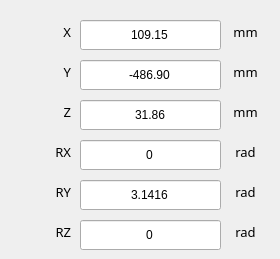
    <widget class="QWidget" name="tab_target">
     <attribute name="title">
      <string>目标姿态</string>
     </attribute>
     <widget class="QLabel" name="label_31">
      <property name="geometry">
       <rect>
        <x>40</x>
        <y>100</y>
        <width>31</width>
        <height>24</height>
       </rect>
      </property>
      <property name="font">
       <font>
        <family>PingFang SC</family>
        <pointsize>10</pointsize>
        <weight>50</weight>
        <italic>false</italic>
        <bold>false</bold>
       </font>
      </property>
      <property name="text">
       <string>Z</string>
      </property>
      <property name="alignment">
       <set>Qt::AlignRight|Qt::AlignTrailing|Qt::AlignVCenter</set>
      </property>
     </widget>
     <widget class="QLabel" name="label_32">
      <property name="geometry">
       <rect>
        <x>40</x>
        <y>20</y>
        <width>31</width>
        <height>24</height>
       </rect>
      </property>
      <property name="font">
       <font>
        <family>PingFang SC</family>
        <pointsize>10</pointsize>
        <weight>50</weight>
        <italic>false</italic>
        <bold>false</bold>
       </font>
      </property>
      <property name="text">
       <string>X</string>
      </property>
      <property name="alignment">
       <set>Qt::AlignRight|Qt::AlignTrailing|Qt::AlignVCenter</set>
      </property>
     </widget>
     <widget class="QLabel" name="label_33">
      <property name="geometry">
       <rect>
        <x>220</x>
        <y>220</y>
        <width>51</width>
        <height>24</height>
       </rect>
      </property>
      <property name="font">
       <font>
        <family>PingFang SC</family>
        <pointsize>10</pointsize>
        <weight>50</weight>
        <italic>false</italic>
        <bold>false</bold>
       </font>
      </property>
      <property name="text">
       <string>rad</string>
      </property>
      <property name="alignment">
       <set>Qt::AlignCenter</set>
      </property>
     </widget>
     <widget class="QLineEdit" name="lineEdit_Z_target">
      <property name="geometry">
       <rect>
        <x>80</x>
        <y>100</y>
        <width>141</width>
        <height>30</height>
       </rect>
      </property>
      <property name="text">
       <string>31.86</string>
      </property>
      <property name="alignment">
       <set>Qt::AlignCenter</set>
      </property>
      <property name="readOnly">
       <bool>false</bool>
      </property>
     </widget>
     <widget class="QLabel" name="label_34">
      <property name="geometry">
       <rect>
        <x>40</x>
        <y>220</y>
        <width>31</width>
        <height>24</height>
       </rect>
      </property>
      <property name="font">
       <font>
        <family>PingFang SC</family>
        <pointsize>10</pointsize>
        <weight>50</weight>
        <italic>false</italic>
        <bold>false</bold>
       </font>
      </property>
      <property name="text">
       <string>RZ</string>
      </property>
      <property name="alignment">
       <set>Qt::AlignRight|Qt::AlignTrailing|Qt::AlignVCenter</set>
      </property>
     </widget>
     <widget class="QLineEdit" name="lineEdit_Y_target">
      <property name="geometry">
       <rect>
        <x>80</x>
        <y>60</y>
        <width>141</width>
        <height>30</height>
       </rect>
      </property>
      <property name="text">
       <string>-486.90</string>
      </property>
      <property name="alignment">
       <set>Qt::AlignCenter</set>
      </property>
      <property name="readOnly">
       <bool>false</bool>
      </property>
     </widget>
     <widget class="QLabel" name="label_35">
      <property name="geometry">
       <rect>
        <x>220</x>
        <y>100</y>
        <width>51</width>
        <height>24</height>
       </rect>
      </property>
      <property name="font">
       <font>
        <family>PingFang SC</family>
        <pointsize>10</pointsize>
        <weight>50</weight>
        <italic>false</italic>
        <bold>false</bold>
       </font>
      </property>
      <property name="text">
       <string>mm</string>
      </property>
      <property name="alignment">
       <set>Qt::AlignCenter</set>
      </property>
     </widget>
     <widget class="QLabel" name="label_36">
      <property name="geometry">
       <rect>
        <x>40</x>
        <y>60</y>
        <width>31</width>
        <height>24</height>
       </rect>
      </property>
      <property name="font">
       <font>
        <family>PingFang SC</family>
        <pointsize>10</pointsize>
        <weight>50</weight>
        <italic>false</italic>
        <bold>false</bold>
       </font>
      </property>
      <property name="text">
       <string>Y</string>
      </property>
      <property name="alignment">
       <set>Qt::AlignRight|Qt::AlignTrailing|Qt::AlignVCenter</set>
      </property>
     </widget>
     <widget class="QLineEdit" name="lineEdit_X_target">
      <property name="geometry">
       <rect>
        <x>80</x>
        <y>20</y>
        <width>141</width>
        <height>30</height>
       </rect>
      </property>
      <property name="text">
       <string>109.15</string>
      </property>
      <property name="alignment">
       <set>Qt::AlignCenter</set>
      </property>
      <property name="readOnly">
       <bool>false</bool>
      </property>
     </widget>
     <widget class="QLabel" name="label_37">
      <property name="geometry">
       <rect>
        <x>40</x>
        <y>180</y>
        <width>31</width>
        <height>24</height>
       </rect>
      </property>
      <property name="font">
       <font>
        <family>PingFang SC</family>
        <pointsize>10</pointsize>
        <weight>50</weight>
        <italic>false</italic>
        <bold>false</bold>
       </font>
      </property>
      <property name="text">
       <string>RY</string>
      </property>
      <property name="alignment">
       <set>Qt::AlignRight|Qt::AlignTrailing|Qt::AlignVCenter</set>
      </property>
     </widget>
     <widget class="QLabel" name="label_38">
      <property name="geometry">
       <rect>
        <x>40</x>
        <y>140</y>
        <width>31</width>
        <height>24</height>
       </rect>
      </property>
      <property name="font">
       <font>
        <family>PingFang SC</family>
        <pointsize>10</pointsize>
        <weight>50</weight>
        <italic>false</italic>
        <bold>false</bold>
       </font>
      </property>
      <property name="text">
       <string>RX</string>
      </property>
      <property name="alignment">
       <set>Qt::AlignRight|Qt::AlignTrailing|Qt::AlignVCenter</set>
      </property>
     </widget>
     <widget class="QLabel" name="label_39">
      <property name="geometry">
       <rect>
        <x>220</x>
        <y>20</y>
        <width>51</width>
        <height>24</height>
       </rect>
      </property>
      <property name="font">
       <font>
        <family>PingFang SC</family>
        <pointsize>10</pointsize>
        <weight>50</weight>
        <italic>false</italic>
        <bold>false</bold>
       </font>
      </property>
      <property name="text">
       <string>mm</string>
      </property>
      <property name="alignment">
       <set>Qt::AlignCenter</set>
      </property>
     </widget>
     <widget class="QLineEdit" name="lineEdit_RZ_target">
      <property name="geometry">
       <rect>
        <x>80</x>
        <y>220</y>
        <width>141</width>
        <height>30</height>
       </rect>
      </property>
      <property name="text">
       <string>0</string>
      </property>
      <property name="alignment">
       <set>Qt::AlignCenter</set>
      </property>
      <property name="readOnly">
       <bool>false</bool>
      </property>
     </widget>
     <widget class="QLineEdit" name="lineEdit_RX_target">
      <property name="geometry">
       <rect>
        <x>80</x>
        <y>140</y>
        <width>141</width>
        <height>30</height>
       </rect>
      </property>
      <property name="text">
       <string>0</string>
      </property>
      <property name="alignment">
       <set>Qt::AlignCenter</set>
      </property>
      <property name="readOnly">
       <bool>false</bool>
      </property>
     </widget>
     <widget class="QLabel" name="label_40">
      <property name="geometry">
       <rect>
        <x>220</x>
        <y>60</y>
        <width>51</width>
        <height>24</height>
       </rect>
      </property>
      <property name="font">
       <font>
        <family>PingFang SC</family>
        <pointsize>10</pointsize>
        <weight>50</weight>
        <italic>false</italic>
        <bold>false</bold>
       </font>
      </property>
      <property name="text">
       <string>mm</string>
      </property>
      <property name="alignment">
       <set>Qt::AlignCenter</set>
      </property>
     </widget>
     <widget class="QLabel" name="label_41">
      <property name="geometry">
       <rect>
        <x>220</x>
        <y>140</y>
        <width>51</width>
        <height>24</height>
       </rect>
      </property>
      <property name="font">
       <font>
        <family>PingFang SC</family>
        <pointsize>10</pointsize>
        <weight>50</weight>
        <italic>false</italic>
        <bold>false</bold>
       </font>
      </property>
      <property name="text">
       <string>rad</string>
      </property>
      <property name="alignment">
       <set>Qt::AlignCenter</set>
      </property>
     </widget>
     <widget class="QLabel" name="label_42">
      <property name="geometry">
       <rect>
        <x>220</x>
        <y>180</y>
        <width>51</width>
        <height>24</height>
       </rect>
      </property>
      <property name="font">
       <font>
        <family>PingFang SC</family>
        <pointsize>10</pointsize>
        <weight>50</weight>
        <italic>false</italic>
        <bold>false</bold>
       </font>
      </property>
      <property name="text">
       <string>rad</string>
      </property>
      <property name="alignment">
       <set>Qt::AlignCenter</set>
      </property>
     </widget>
     <widget class="QLineEdit" name="lineEdit_RY_target">
      <property name="geometry">
       <rect>
        <x>80</x>
        <y>180</y>
        <width>141</width>
        <height>30</height>
       </rect>
      </property>
      <property name="text">
       <string>3.1416</string>
      </property>
      <property name="alignment">
       <set>Qt::AlignCenter</set>
      </property>
      <property name="readOnly">
       <bool>false</bool>
      </property>
     </widget>
    </widget>
